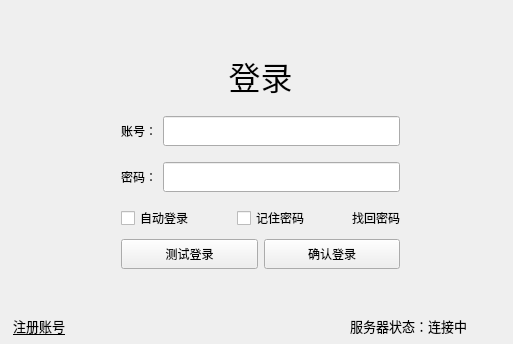
<?xml version="1.0" encoding="UTF-8"?>
<ui version="4.0">
 <class>ClientLoginClass</class>
 <widget class="QMainWindow" name="ClientLoginClass">
  <property name="geometry">
   <rect>
    <x>0</x>
    <y>0</y>
    <width>513</width>
    <height>344</height>
   </rect>
  </property>
  <property name="sizePolicy">
   <sizepolicy hsizetype="Fixed" vsizetype="Fixed">
    <horstretch>0</horstretch>
    <verstretch>0</verstretch>
   </sizepolicy>
  </property>
  <property name="minimumSize">
   <size>
    <width>513</width>
    <height>344</height>
   </size>
  </property>
  <property name="maximumSize">
   <size>
    <width>513</width>
    <height>344</height>
   </size>
  </property>
  <property name="windowTitle">
   <string>登录窗口</string>
  </property>
  <widget class="QWidget" name="centralWidget">
   <widget class="QStackedWidget" name="stackedWidget">
    <property name="geometry">
     <rect>
      <x>10</x>
      <y>0</y>
      <width>501</width>
      <height>331</height>
     </rect>
    </property>
    <property name="currentIndex">
     <number>0</number>
    </property>
    <widget class="QWidget" name="page_login">
     <layout class="QVBoxLayout" name="verticalLayout_3">
      <item>
       <layout class="QVBoxLayout" name="verticalLayout">
        <item>
         <spacer name="verticalSpacer_2">
          <property name="orientation">
           <enum>Qt::Orientation::Vertical</enum>
          </property>
          <property name="sizeHint" stdset="0">
           <size>
            <width>20</width>
            <height>40</height>
           </size>
          </property>
         </spacer>
        </item>
        <item>
         <layout class="QHBoxLayout" name="horizontalLayout_5">
          <property name="bottomMargin">
           <number>10</number>
          </property>
          <item>
           <widget class="QLabel" name="label_welcome_login">
            <property name="font">
             <font>
              <pointsize>24</pointsize>
             </font>
            </property>
            <property name="text">
             <string>登录</string>
            </property>
            <property name="alignment">
             <set>Qt::AlignmentFlag::AlignCenter</set>
            </property>
           </widget>
          </item>
         </layout>
        </item>
        <item>
         <layout class="QHBoxLayout" name="horizontalLayout">
          <property name="topMargin">
           <number>0</number>
          </property>
          <property name="bottomMargin">
           <number>10</number>
          </property>
          <item>
           <spacer name="horizontalSpacer">
            <property name="orientation">
             <enum>Qt::Orientation::Horizontal</enum>
            </property>
            <property name="sizeType">
             <enum>QSizePolicy::Policy::Fixed</enum>
            </property>
            <property name="sizeHint" stdset="0">
             <size>
              <width>100</width>
              <height>20</height>
             </size>
            </property>
           </spacer>
          </item>
          <item>
           <widget class="QLabel" name="label_2">
            <property name="minimumSize">
             <size>
              <width>0</width>
              <height>30</height>
             </size>
            </property>
            <property name="text">
             <string>账号：</string>
            </property>
           </widget>
          </item>
          <item>
           <widget class="QLineEdit" name="lineEdit_id">
            <property name="minimumSize">
             <size>
              <width>200</width>
              <height>30</height>
             </size>
            </property>
           </widget>
          </item>
          <item>
           <spacer name="horizontalSpacer_2">
            <property name="orientation">
             <enum>Qt::Orientation::Horizontal</enum>
            </property>
            <property name="sizeType">
             <enum>QSizePolicy::Policy::Fixed</enum>
            </property>
            <property name="sizeHint" stdset="0">
             <size>
              <width>100</width>
              <height>20</height>
             </size>
            </property>
           </spacer>
          </item>
         </layout>
        </item>
        <item>
         <layout class="QHBoxLayout" name="horizontalLayout_2">
          <property name="bottomMargin">
           <number>5</number>
          </property>
          <item>
           <spacer name="horizontalSpacer_3">
            <property name="orientation">
             <enum>Qt::Orientation::Horizontal</enum>
            </property>
            <property name="sizeType">
             <enum>QSizePolicy::Policy::Fixed</enum>
            </property>
            <property name="sizeHint" stdset="0">
             <size>
              <width>100</width>
              <height>20</height>
             </size>
            </property>
           </spacer>
          </item>
          <item>
           <widget class="QLabel" name="label_3">
            <property name="minimumSize">
             <size>
              <width>0</width>
              <height>30</height>
             </size>
            </property>
            <property name="text">
             <string>密码：</string>
            </property>
           </widget>
          </item>
          <item>
           <widget class="QLineEdit" name="lineEdit_pwd">
            <property name="minimumSize">
             <size>
              <width>200</width>
              <height>30</height>
             </size>
            </property>
            <property name="echoMode">
             <enum>QLineEdit::EchoMode::Password</enum>
            </property>
           </widget>
          </item>
          <item>
           <spacer name="horizontalSpacer_4">
            <property name="orientation">
             <enum>Qt::Orientation::Horizontal</enum>
            </property>
            <property name="sizeType">
             <enum>QSizePolicy::Policy::Fixed</enum>
            </property>
            <property name="sizeHint" stdset="0">
             <size>
              <width>100</width>
              <height>20</height>
             </size>
            </property>
           </spacer>
          </item>
         </layout>
        </item>
        <item>
         <layout class="QHBoxLayout" name="horizontalLayout_13" stretch="0,0,0,0,0">
          <item>
           <spacer name="horizontalSpacer_18">
            <property name="orientation">
             <enum>Qt::Orientation::Horizontal</enum>
            </property>
            <property name="sizeType">
             <enum>QSizePolicy::Policy::Fixed</enum>
            </property>
            <property name="sizeHint" stdset="0">
             <size>
              <width>100</width>
              <height>20</height>
             </size>
            </property>
           </spacer>
          </item>
          <item>
           <widget class="QCheckBox" name="checkBox_autoLogin">
            <property name="minimumSize">
             <size>
              <width>0</width>
              <height>30</height>
             </size>
            </property>
            <property name="text">
             <string>自动登录</string>
            </property>
           </widget>
          </item>
          <item>
           <widget class="QCheckBox" name="checkBox_rememberPwd">
            <property name="minimumSize">
             <size>
              <width>0</width>
              <height>30</height>
             </size>
            </property>
            <property name="text">
             <string>记住密码</string>
            </property>
           </widget>
          </item>
          <item>
           <widget class="QLabel" name="label_9">
            <property name="sizePolicy">
             <sizepolicy hsizetype="Fixed" vsizetype="Preferred">
              <horstretch>0</horstretch>
              <verstretch>0</verstretch>
             </sizepolicy>
            </property>
            <property name="minimumSize">
             <size>
              <width>0</width>
              <height>30</height>
             </size>
            </property>
            <property name="text">
             <string>找回密码</string>
            </property>
           </widget>
          </item>
          <item>
           <spacer name="horizontalSpacer_17">
            <property name="orientation">
             <enum>Qt::Orientation::Horizontal</enum>
            </property>
            <property name="sizeType">
             <enum>QSizePolicy::Policy::Fixed</enum>
            </property>
            <property name="sizeHint" stdset="0">
             <size>
              <width>100</width>
              <height>20</height>
             </size>
            </property>
           </spacer>
          </item>
         </layout>
        </item>
        <item>
         <layout class="QHBoxLayout" name="horizontalLayout_3">
          <property name="spacing">
           <number>6</number>
          </property>
          <property name="topMargin">
           <number>0</number>
          </property>
          <property name="bottomMargin">
           <number>10</number>
          </property>
          <item>
           <spacer name="horizontalSpacer_5">
            <property name="orientation">
             <enum>Qt::Orientation::Horizontal</enum>
            </property>
            <property name="sizeType">
             <enum>QSizePolicy::Policy::Fixed</enum>
            </property>
            <property name="sizeHint" stdset="0">
             <size>
              <width>100</width>
              <height>20</height>
             </size>
            </property>
           </spacer>
          </item>
          <item>
           <widget class="QPushButton" name="pushButton_login_test">
            <property name="minimumSize">
             <size>
              <width>0</width>
              <height>30</height>
             </size>
            </property>
            <property name="text">
             <string>测试登录</string>
            </property>
           </widget>
          </item>
          <item>
           <widget class="QPushButton" name="pushButton_login">
            <property name="minimumSize">
             <size>
              <width>0</width>
              <height>30</height>
             </size>
            </property>
            <property name="text">
             <string>确认登录</string>
            </property>
           </widget>
          </item>
          <item>
           <spacer name="horizontalSpacer_6">
            <property name="orientation">
             <enum>Qt::Orientation::Horizontal</enum>
            </property>
            <property name="sizeType">
             <enum>QSizePolicy::Policy::Fixed</enum>
            </property>
            <property name="sizeHint" stdset="0">
             <size>
              <width>100</width>
              <height>20</height>
             </size>
            </property>
           </spacer>
          </item>
         </layout>
        </item>
        <item>
         <spacer name="verticalSpacer">
          <property name="orientation">
           <enum>Qt::Orientation::Vertical</enum>
          </property>
          <property name="sizeHint" stdset="0">
           <size>
            <width>20</width>
            <height>40</height>
           </size>
          </property>
         </spacer>
        </item>
       </layout>
      </item>
     </layout>
    </widget>
    <widget class="QWidget" name="page_signin">
     <layout class="QVBoxLayout" name="verticalLayout_4">
      <item>
       <layout class="QVBoxLayout" name="verticalLayout_2">
        <item>
         <spacer name="verticalSpacer_3">
          <property name="orientation">
           <enum>Qt::Orientation::Vertical</enum>
          </property>
          <property name="sizeHint" stdset="0">
           <size>
            <width>20</width>
            <height>40</height>
           </size>
          </property>
         </spacer>
        </item>
        <item>
         <layout class="QHBoxLayout" name="horizontalLayout_8">
          <property name="bottomMargin">
           <number>10</number>
          </property>
          <item>
           <widget class="QLabel" name="label_welcome_reg">
            <property name="font">
             <font>
              <pointsize>24</pointsize>
             </font>
            </property>
            <property name="text">
             <string>注册</string>
            </property>
            <property name="alignment">
             <set>Qt::AlignmentFlag::AlignCenter</set>
            </property>
           </widget>
          </item>
         </layout>
        </item>
        <item>
         <layout class="QHBoxLayout" name="horizontalLayout_9">
          <property name="topMargin">
           <number>0</number>
          </property>
          <property name="bottomMargin">
           <number>10</number>
          </property>
          <item>
           <spacer name="horizontalSpacer_11">
            <property name="orientation">
             <enum>Qt::Orientation::Horizontal</enum>
            </property>
            <property name="sizeType">
             <enum>QSizePolicy::Policy::Fixed</enum>
            </property>
            <property name="sizeHint" stdset="0">
             <size>
              <width>100</width>
              <height>20</height>
             </size>
            </property>
           </spacer>
          </item>
          <item>
           <widget class="QLabel" name="label_7">
            <property name="minimumSize">
             <size>
              <width>0</width>
              <height>30</height>
             </size>
            </property>
            <property name="text">
             <string>账号：</string>
            </property>
           </widget>
          </item>
          <item>
           <widget class="QLineEdit" name="lineEdit_reg_id">
            <property name="minimumSize">
             <size>
              <width>200</width>
              <height>30</height>
             </size>
            </property>
           </widget>
          </item>
          <item>
           <spacer name="horizontalSpacer_12">
            <property name="orientation">
             <enum>Qt::Orientation::Horizontal</enum>
            </property>
            <property name="sizeType">
             <enum>QSizePolicy::Policy::Fixed</enum>
            </property>
            <property name="sizeHint" stdset="0">
             <size>
              <width>100</width>
              <height>20</height>
             </size>
            </property>
           </spacer>
          </item>
         </layout>
        </item>
        <item>
         <layout class="QHBoxLayout" name="horizontalLayout_10">
          <property name="bottomMargin">
           <number>5</number>
          </property>
          <item>
           <spacer name="horizontalSpacer_13">
            <property name="orientation">
             <enum>Qt::Orientation::Horizontal</enum>
            </property>
            <property name="sizeType">
             <enum>QSizePolicy::Policy::Fixed</enum>
            </property>
            <property name="sizeHint" stdset="0">
             <size>
              <width>100</width>
              <height>20</height>
             </size>
            </property>
           </spacer>
          </item>
          <item>
           <widget class="QLabel" name="label_8">
            <property name="minimumSize">
             <size>
              <width>0</width>
              <height>30</height>
             </size>
            </property>
            <property name="text">
             <string>密码：</string>
            </property>
           </widget>
          </item>
          <item>
           <widget class="QLineEdit" name="lineEdit_reg_pwd">
            <property name="minimumSize">
             <size>
              <width>200</width>
              <height>30</height>
             </size>
            </property>
            <property name="echoMode">
             <enum>QLineEdit::EchoMode::Password</enum>
            </property>
           </widget>
          </item>
          <item>
           <spacer name="horizontalSpacer_14">
            <property name="orientation">
             <enum>Qt::Orientation::Horizontal</enum>
            </property>
            <property name="sizeType">
             <enum>QSizePolicy::Policy::Fixed</enum>
            </property>
            <property name="sizeHint" stdset="0">
             <size>
              <width>100</width>
              <height>20</height>
             </size>
            </property>
           </spacer>
          </item>
         </layout>
        </item>
        <item>
         <layout class="QHBoxLayout" name="horizontalLayout_14" stretch="0,0,0">
          <item>
           <spacer name="horizontalSpacer_19">
            <property name="orientation">
             <enum>Qt::Orientation::Horizontal</enum>
            </property>
            <property name="sizeType">
             <enum>QSizePolicy::Policy::Fixed</enum>
            </property>
            <property name="sizeHint" stdset="0">
             <size>
              <width>100</width>
              <height>20</height>
             </size>
            </property>
           </spacer>
          </item>
          <item>
           <widget class="QCheckBox" name="checkBox_reg">
            <property name="minimumSize">
             <size>
              <width>0</width>
              <height>30</height>
             </size>
            </property>
            <property name="layoutDirection">
             <enum>Qt::LayoutDirection::LeftToRight</enum>
            </property>
            <property name="styleSheet">
             <string notr="true">#checkBox_reg:hover{
	color:red;
}

</string>
            </property>
            <property name="text">
             <string>软件由SakuraOfficial独立开发在Github开源</string>
            </property>
           </widget>
          </item>
          <item>
           <spacer name="horizontalSpacer_20">
            <property name="orientation">
             <enum>Qt::Orientation::Horizontal</enum>
            </property>
            <property name="sizeType">
             <enum>QSizePolicy::Policy::Fixed</enum>
            </property>
            <property name="sizeHint" stdset="0">
             <size>
              <width>100</width>
              <height>20</height>
             </size>
            </property>
           </spacer>
          </item>
         </layout>
        </item>
        <item>
         <layout class="QHBoxLayout" name="horizontalLayout_11">
          <property name="spacing">
           <number>6</number>
          </property>
          <property name="topMargin">
           <number>0</number>
          </property>
          <property name="bottomMargin">
           <number>10</number>
          </property>
          <item>
           <spacer name="horizontalSpacer_15">
            <property name="orientation">
             <enum>Qt::Orientation::Horizontal</enum>
            </property>
            <property name="sizeType">
             <enum>QSizePolicy::Policy::Fixed</enum>
            </property>
            <property name="sizeHint" stdset="0">
             <size>
              <width>100</width>
              <height>20</height>
             </size>
            </property>
           </spacer>
          </item>
          <item>
           <widget class="QPushButton" name="pushButton_reg">
            <property name="minimumSize">
             <size>
              <width>0</width>
              <height>30</height>
             </size>
            </property>
            <property name="text">
             <string>确认注册</string>
            </property>
           </widget>
          </item>
          <item>
           <spacer name="horizontalSpacer_16">
            <property name="orientation">
             <enum>Qt::Orientation::Horizontal</enum>
            </property>
            <property name="sizeType">
             <enum>QSizePolicy::Policy::Fixed</enum>
            </property>
            <property name="sizeHint" stdset="0">
             <size>
              <width>100</width>
              <height>20</height>
             </size>
            </property>
           </spacer>
          </item>
         </layout>
        </item>
        <item>
         <spacer name="verticalSpacer_4">
          <property name="orientation">
           <enum>Qt::Orientation::Vertical</enum>
          </property>
          <property name="sizeHint" stdset="0">
           <size>
            <width>20</width>
            <height>40</height>
           </size>
          </property>
         </spacer>
        </item>
       </layout>
      </item>
     </layout>
    </widget>
   </widget>
   <widget class="QLabel" name="gif_a">
    <property name="geometry">
     <rect>
      <x>10</x>
      <y>180</y>
      <width>150</width>
      <height>150</height>
     </rect>
    </property>
    <property name="text">
     <string/>
    </property>
    <property name="alignment">
     <set>Qt::AlignmentFlag::AlignCenter</set>
    </property>
   </widget>
   <widget class="QLabel" name="gif_b">
    <property name="geometry">
     <rect>
      <x>370</x>
      <y>180</y>
      <width>150</width>
      <height>150</height>
     </rect>
    </property>
    <property name="text">
     <string/>
    </property>
    <property name="alignment">
     <set>Qt::AlignmentFlag::AlignCenter</set>
    </property>
   </widget>
   <widget class="QLabel" name="label_link_reg">
    <property name="geometry">
     <rect>
      <x>9</x>
      <y>316</y>
      <width>60</width>
      <height>20</height>
     </rect>
    </property>
    <property name="font">
     <font>
      <pointsize>10</pointsize>
      <underline>true</underline>
     </font>
    </property>
    <property name="cursor">
     <cursorShape>PointingHandCursor</cursorShape>
    </property>
    <property name="styleSheet">
     <string notr="true">#label_link_reg{
	text-decoration:underline;
}</string>
    </property>
    <property name="text">
     <string>注册账号</string>
    </property>
    <property name="alignment">
     <set>Qt::AlignmentFlag::AlignCenter</set>
    </property>
   </widget>
   <widget class="QLabel" name="label_link_status">
    <property name="geometry">
     <rect>
      <x>350</x>
      <y>316</y>
      <width>151</width>
      <height>20</height>
     </rect>
    </property>
    <property name="font">
     <font>
      <pointsize>10</pointsize>
      <underline>false</underline>
     </font>
    </property>
    <property name="cursor">
     <cursorShape>PointingHandCursor</cursorShape>
    </property>
    <property name="styleSheet">
     <string notr="true">#label_link_reg{
	text-decoration:underline;
}</string>
    </property>
    <property name="text">
     <string>服务器状态：连接中</string>
    </property>
    <property name="alignment">
     <set>Qt::AlignmentFlag::AlignLeading|Qt::AlignmentFlag::AlignLeft|Qt::AlignmentFlag::AlignVCenter</set>
    </property>
   </widget>
  </widget>
 </widget>
 <layoutdefault spacing="6" margin="11"/>
 <resources>
  <include location="../../res/HomeWealth.qrc"/>
 </resources>
 <connections/>
</ui>
